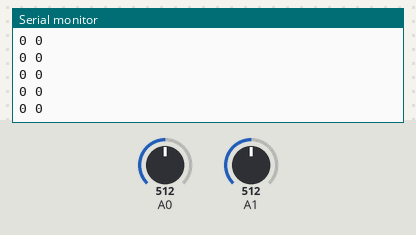
Recording of a sketch running on a simulated Arduino Uno, built with avr-gcc and run on an emulated ATmega328P. On the bench: the last lines printed to the serial monitor. The test bench sets the inputs (shaded band); at power-on: A0 = 512, A1 = 512.

Above: at 1.2 s.
1.3 s: A0 set to 123
At 2.3 s:
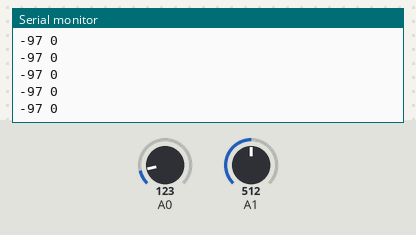
2.8 s: A0 set to 100
At 3.5 s:
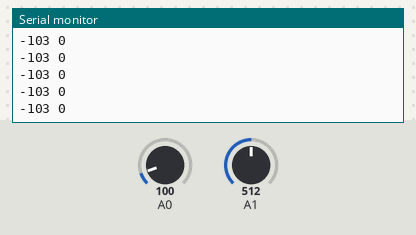
4.3 s: A1 set to 537
At 4.9 s:
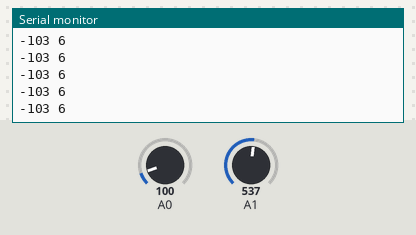
7.3 s: A1 set to 564
At 8.4 s:
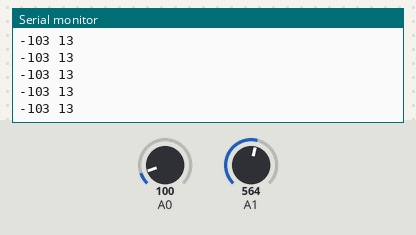
Timing chart, 0 to 10.3 s (numbered marks = the images above; inputs shaded):
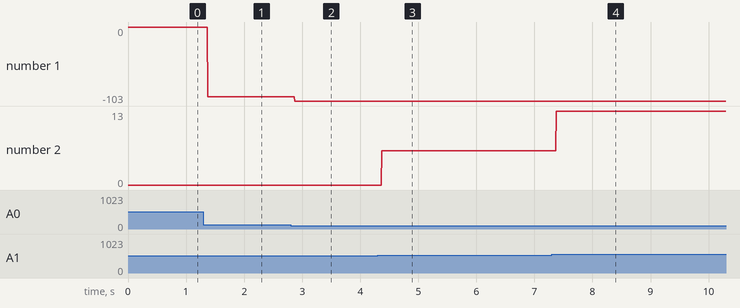

The sketch:

sketch_mar07c.ino
```cpp
int joystick_X = 0;
int joystick_Y = 0;
int x1 = 0;
int y1 = 0;

// the setup routine runs once when you press reset:
void setup()
{
 Serial.begin(9600);
}

// the loop routine runs over and over again forever:
void loop()
{
  // read the input on analog pin 0:
  joystick_X = analogRead(A0);
  joystick_Y = analogRead(A1);
  x1 = map(joystick_X,0,1023,-127,127);
  y1 = map(joystick_Y,0,1023,-127,127);
  Serial.print(x1);
  Serial.print(" ");
  Serial.print(y1);
  Serial.println(" ");
}
```

Measured:
- after the input at 1.3 s, the serial monitor: prints a new line after 0.07 s (image 1)
- after the input at 2.8 s, the serial monitor: prints a new line after 0.07 s (image 2)
- after the input at 4.3 s, the serial monitor: prints a new line after 0.07 s (image 3)
- after the input at 7.3 s, the serial monitor: prints a new line after 0.07 s (image 4)
- plotted number 1: 0 → -97 after the input at 1.3 s, -97 → -103 after the input at 2.8 s
- plotted number 2: 0 → 6 after the input at 4.3 s, 6 → 13 after the input at 7.3 s
